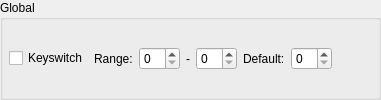
     <widget class="QGroupBox" name="gbxGlobal">
      <property name="title">
       <string>Global</string>
      </property>
      <layout class="QHBoxLayout" name="layGlobalBox" stretch="0,0,0,0,0,0,0,0">
       <property name="sizeConstraint">
        <enum>QLayout::SetNoConstraint</enum>
       </property>
       <property name="leftMargin">
        <number>6</number>
       </property>
       <property name="topMargin">
        <number>6</number>
       </property>
       <property name="rightMargin">
        <number>6</number>
       </property>
       <property name="bottomMargin">
        <number>6</number>
       </property>
       <item>
        <widget class="QCheckBox" name="chkKeyswitch">
         <property name="text">
          <string>Keyswitch</string>
         </property>
        </widget>
       </item>
       <item>
        <widget class="QLabel" name="lblKeyswitchRange">
         <property name="text">
          <string>Range:</string>
         </property>
        </widget>
       </item>
       <item>
        <widget class="QSpinBox" name="sbxKeyswitchLo"/>
       </item>
       <item>
        <widget class="QLabel" name="lblSep1">
         <property name="text">
          <string notr="true">-</string>
         </property>
        </widget>
       </item>
       <item>
        <widget class="QSpinBox" name="sbxKeyswitchHi"/>
       </item>
       <item>
        <widget class="QLabel" name="lblKeyswitchDefault">
         <property name="text">
          <string>Default:</string>
         </property>
        </widget>
       </item>
       <item>
        <widget class="QSpinBox" name="sbxKeyswitchDefault"/>
       </item>
       <item>
        <spacer name="hspKeyswitch">
         <property name="orientation">
          <enum>Qt::Horizontal</enum>
         </property>
         <property name="sizeHint" stdset="0">
          <size>
           <width>40</width>
           <height>20</height>
          </size>
         </property>
        </spacer>
       </item>
      </layout>
     </widget>
